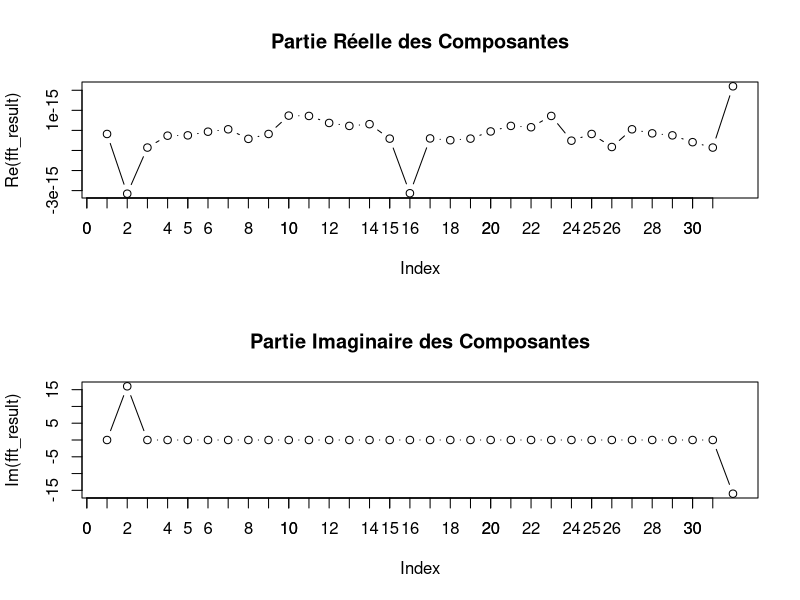

The R script that drew this image:
# Algorithme FFT (Transformée de Fourier Rapide)
fft_recursive <- function(x) {
  N <- length(x)
  if (N <= 1) {
    return(x)
  }
  even <- fft_recursive(x[seq(2, N, by = 2)])
  odd <- fft_recursive(x[seq(1, N, by = 2)])
  T <- exp(-2i * pi * (0:(N/2-1)) / N)
  return(c(even + T * odd, even - T * odd))
}

# Exemple de calcul FFT
N <- 32  # Taille de la séquence
x <- sin(2 * pi * (1:N) / N)  # Séquence de données contenant une sinusoïde
fft_result <- fft_recursive(x)


print(fft_result)

# Calculer la magnitude de la séquence FFT
magnitude <- Mod(fft_result)

# Afficher la magnitude
print(magnitude)

# Créer un graphique pour la partie réelle et imaginaire des composantes
par(mfrow=c(2, 1))  # Divise la zone de tracé en deux parties

# Partie réelle
plot(Re(fft_result), type = "bar", main = "Partie Réelle des Composantes")
xlabel <- seq(0, length(fft_result) - 1, by = 1)
axis(1, at = xlabel, labels = xlabel)

# Partie imaginaire
plot(Im(fft_result), type = "bar", main = "Partie Imaginaire des Composantes")
xlabel <- seq(0, length(fft_result) - 1, by = 1)
axis(1, at = xlabel, labels = xlabel)

# Rétablir le paramètre de disposition par défaut
par(mfrow=c(1, 1))

# Mesurer le temps d'exécution de l'algorithme FFT
x <- rnorm(2^16)  # Créer une séquence de données aléatoires de taille 2^16
system.time(fft_result <- fft_recursive(x))